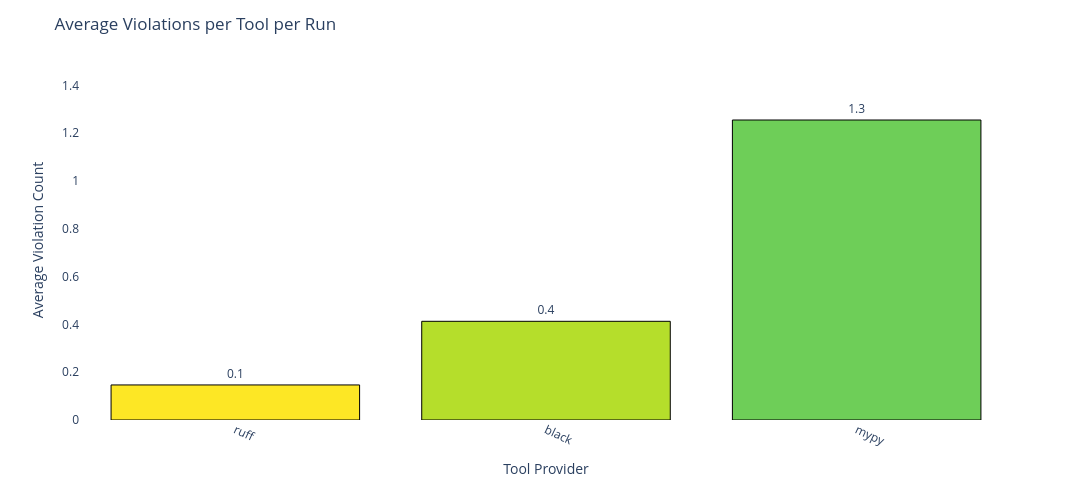

Notebook code for this chart:
### Markdown cell above
### 🚨 Average Violations per Tool per Run

This cell computes and visualizes the **mean number of violations** generated by each tool across multiple runs, allowing for direct comparison of compliance or error rates between tools.

#### 🧠 What this code does:

* Adds a new column `violation_count` by parsing the `violations` field:

  * Supports both stringified JSON lists and raw Python lists.
  * Falls back to zero if the field is invalid or empty.

* Aggregates violations in two steps:

  1. **Per run + per tool**, if `run_id` exists (more precise).
  2. Then averages **across all runs per tool** to compute the final metric.

* Constructs a Plotly bar chart with:

  * One bar per tool (sorted ascending by average violation rate).
  * Viridis-reversed color palette for visual consistency with prior plots.
  * Labels on each bar to indicate the average number (rounded to 1 decimal).

#### 🔍 What you're observing:

* This chart shows **which tools tend to produce more violations on average**.
* Tools at the top of the chart are more compliant or robust under test conditions.
* Tools at the bottom may require tuning, rule refinement, or deeper inspection of common failure patterns.
* Especially useful in QA workflows and for identifying validation targets in toolchain optimization.

This view is a key diagnostic for **tool reliability and rule enforcement quality** across sessions.

### Code cell
import json
import plotly.express as px
import pandas as pd
from app.enums.tool_enums import ToolProvider

# Ensure tool_name column exists
df_tool_expanded['tool_name'] = df_tool_expanded['provider_id'].apply(ToolProvider.get_name)

# 1) Compute violation count per row
def count_violations(v):
    try:
        if isinstance(v, str):
            return len(json.loads(v))
        elif isinstance(v, list):
            return len(v)
    except Exception:
        return 0
    return 0

df_tool_expanded['violation_count'] = df_tool_expanded['violations'].apply(count_violations)

# 2) Compute average violations per tool per run
if 'run_id' in df_tool_expanded.columns:
    run_tool = (
        df_tool_expanded
        .groupby(['run_id', 'tool_name'])['violation_count']
        .sum()
        .reset_index()
    )
    avg_violations = (
        run_tool
        .groupby('tool_name')['violation_count']
        .mean()
        .sort_values()
    )
else:
    avg_violations = (
        df_tool_expanded
        .groupby('tool_name')['violation_count']
        .mean()
        .sort_values()
    )

avg_df = avg_violations.reset_index()
avg_df.columns = ['tool_name', 'avg_violations']

# 3) Plotly bar chart
fig = px.bar(
    avg_df,
    x='tool_name',
    y='avg_violations',
    text=avg_df['avg_violations'].round(1),
    color='tool_name',
    color_discrete_sequence=px.colors.sequential.Viridis_r,
    title='Average Violations per Tool per Run',
    labels={
        'tool_name': 'Tool Provider',
        'avg_violations': 'Average Violation Count'
    },
    width=1500,
    height=500
)

# 4) Format bars and layout
fig.update_traces(
    textposition='outside',
    marker_line_color='black',
    marker_line_width=1
)

fig.update_layout(
    xaxis_title='Tool Provider',
    yaxis_title='Average Violation Count',
    showlegend=False,
    plot_bgcolor='white',
    margin=dict(t=60, b=80),
    xaxis_tickangle=25,
)

# 5) Extend y-axis slightly
fig.update_yaxes(range=[0, avg_df['avg_violations'].max() * 1.2])

fig.show()

### Figure 1 — Plotly figure (JSON) as saved in the notebook; plotly's stock layout.template omitted (floating-point values rounded to 4 significant figures)
{"data": [{"hovertemplate": "Tool Provider=%{x}<br>Average Violation Count=%{y}<br>text=%{text}<extra></extra>", "legendgroup": "ruff", "marker": {"color": "#fde725", "line": {"color": "black", "width": 1}, "pattern": {"shape": ""}}, "name": "ruff", "orientation": "v", "showlegend": true, "text": [0.1], "textposition": "outside", "type": "bar", "x": ["ruff"], "xaxis": "x", "y": [0.1467], "yaxis": "y"}, {"hovertemplate": "Tool Provider=%{x}<br>Average Violation Count=%{y}<br>text=%{text}<extra></extra>", "legendgroup": "black", "marker": {"color": "#b5de2b", "line": {"color": "black", "width": 1}, "pattern": {"shape": ""}}, "name": "black", "orientation": "v", "showlegend": true, "text": [0.4], "textposition": "outside", "type": "bar", "x": ["black"], "xaxis": "x", "y": [0.413], "yaxis": "y"}, {"hovertemplate": "Tool Provider=%{x}<br>Average Violation Count=%{y}<br>text=%{text}<extra></extra>", "legendgroup": "mypy", "marker": {"color": "#6ece58", "line": {"color": "black", "width": 1}, "pattern": {"shape": ""}}, "name": "mypy", "orientation": "v", "showlegend": true, "text": [1.3], "textposition": "outside", "type": "bar", "x": ["mypy"], "xaxis": "x", "y": [1.255], "yaxis": "y"}], "layout": {"barmode": "relative", "height": 500, "legend": {"title": {"text": "Tool Provider"}, "tracegroupgap": 0}, "margin": {"b": 80, "t": 60}, "plot_bgcolor": "white", "showlegend": false, "title": {"text": "Average Violations per Tool per Run"}, "width": 1500, "xaxis": {"anchor": "y", "categoryarray": ["ruff", "black", "mypy"], "categoryorder": "array", "domain": [0, 1], "tickangle": 25, "title": {"text": "Tool Provider"}}, "yaxis": {"anchor": "x", "domain": [0, 1], "range": [0, 1.507], "title": {"text": "Average Violation Count"}}}}
